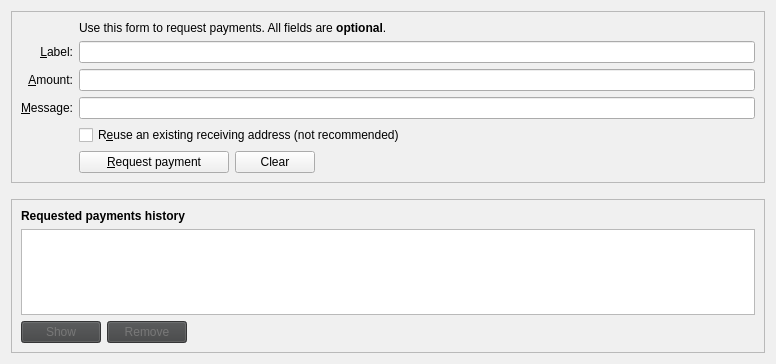
<?xml version="1.0" encoding="UTF-8"?>
<ui version="4.0">
 <class>ReceiveCoinsDialog</class>
 <widget class="QWidget" name="ReceiveCoinsDialog">
  <property name="geometry">
   <rect>
    <x>0</x>
    <y>0</y>
    <width>776</width>
    <height>364</height>
   </rect>
  </property>
  <property name="palette">
   <palette>
    <active>
     <colorrole role="WindowText">
      <brush brushstyle="SolidPattern">
       <color alpha="255">
        <red>192</red>
        <green>192</green>
        <blue>192</blue>
       </color>
      </brush>
     </colorrole>
     <colorrole role="Button">
      <brush brushstyle="SolidPattern">
       <color alpha="255">
        <red>64</red>
        <green>65</green>
        <blue>66</blue>
       </color>
      </brush>
     </colorrole>
     <colorrole role="Text">
      <brush brushstyle="SolidPattern">
       <color alpha="255">
        <red>0</red>
        <green>0</green>
        <blue>0</blue>
       </color>
      </brush>
     </colorrole>
     <colorrole role="ButtonText">
      <brush brushstyle="SolidPattern">
       <color alpha="255">
        <red>192</red>
        <green>192</green>
        <blue>192</blue>
       </color>
      </brush>
     </colorrole>
     <colorrole role="Window">
      <brush brushstyle="SolidPattern">
       <color alpha="255">
        <red>64</red>
        <green>65</green>
        <blue>66</blue>
       </color>
      </brush>
     </colorrole>
    </active>
    <inactive>
     <colorrole role="WindowText">
      <brush brushstyle="SolidPattern">
       <color alpha="255">
        <red>0</red>
        <green>0</green>
        <blue>0</blue>
       </color>
      </brush>
     </colorrole>
     <colorrole role="Button">
      <brush brushstyle="SolidPattern">
       <color alpha="255">
        <red>240</red>
        <green>240</green>
        <blue>240</blue>
       </color>
      </brush>
     </colorrole>
     <colorrole role="Text">
      <brush brushstyle="SolidPattern">
       <color alpha="255">
        <red>0</red>
        <green>0</green>
        <blue>0</blue>
       </color>
      </brush>
     </colorrole>
     <colorrole role="ButtonText">
      <brush brushstyle="SolidPattern">
       <color alpha="255">
        <red>0</red>
        <green>0</green>
        <blue>0</blue>
       </color>
      </brush>
     </colorrole>
     <colorrole role="Window">
      <brush brushstyle="SolidPattern">
       <color alpha="255">
        <red>240</red>
        <green>240</green>
        <blue>240</blue>
       </color>
      </brush>
     </colorrole>
    </inactive>
    <disabled>
     <colorrole role="WindowText">
      <brush brushstyle="SolidPattern">
       <color alpha="255">
        <red>120</red>
        <green>120</green>
        <blue>120</blue>
       </color>
      </brush>
     </colorrole>
     <colorrole role="Button">
      <brush brushstyle="SolidPattern">
       <color alpha="255">
        <red>64</red>
        <green>65</green>
        <blue>66</blue>
       </color>
      </brush>
     </colorrole>
     <colorrole role="Text">
      <brush brushstyle="SolidPattern">
       <color alpha="255">
        <red>120</red>
        <green>120</green>
        <blue>120</blue>
       </color>
      </brush>
     </colorrole>
     <colorrole role="ButtonText">
      <brush brushstyle="SolidPattern">
       <color alpha="255">
        <red>120</red>
        <green>120</green>
        <blue>120</blue>
       </color>
      </brush>
     </colorrole>
     <colorrole role="Window">
      <brush brushstyle="SolidPattern">
       <color alpha="255">
        <red>64</red>
        <green>65</green>
        <blue>66</blue>
       </color>
      </brush>
     </colorrole>
    </disabled>
   </palette>
  </property>
  <layout class="QVBoxLayout" name="verticalLayout" stretch="0,0,1">
   <item>
    <widget class="QFrame" name="frame2">
     <property name="sizePolicy">
      <sizepolicy hsizetype="Preferred" vsizetype="Expanding">
       <horstretch>0</horstretch>
       <verstretch>0</verstretch>
      </sizepolicy>
     </property>
     <property name="frameShape">
      <enum>QFrame::StyledPanel</enum>
     </property>
     <property name="frameShadow">
      <enum>QFrame::Sunken</enum>
     </property>
     <layout class="QVBoxLayout" name="verticalLayout_3">
      <item>
       <layout class="QGridLayout" name="gridLayout">
        <item row="7" column="2">
         <widget class="QCheckBox" name="reuseAddress">
          <property name="toolTip">
           <string>Reuse one of the previously used receiving addresses. Reusing addresses has security and privacy issues. Do not use this unless re-generating a payment request made before.</string>
          </property>
          <property name="text">
           <string>R&amp;euse an existing receiving address (not recommended)</string>
          </property>
         </widget>
        </item>
        <item row="7" column="0">
         <widget class="QLabel" name="label_4">
          <property name="text">
           <string/>
          </property>
         </widget>
        </item>
        <item row="6" column="0">
         <widget class="QLabel" name="label_3">
          <property name="toolTip">
           <string>An optional message to attach to the payment request, which will be displayed when the request is opened. Note: The message will not be sent with the payment over the Vaporum network.</string>
          </property>
          <property name="text">
           <string>&amp;Message:</string>
          </property>
          <property name="alignment">
           <set>Qt::AlignRight|Qt::AlignTrailing|Qt::AlignVCenter</set>
          </property>
          <property name="buddy">
           <cstring>reqMessage</cstring>
          </property>
         </widget>
        </item>
        <item row="4" column="2">
         <widget class="QLineEdit" name="reqLabel">
          <property name="toolTip">
           <string>An optional label to associate with the new receiving address.</string>
          </property>
         </widget>
        </item>
        <item row="6" column="2">
         <widget class="QLineEdit" name="reqMessage">
          <property name="toolTip">
           <string>An optional message to attach to the payment request, which will be displayed when the request is opened. Note: The message will not be sent with the payment over the Vaporum network.</string>
          </property>
         </widget>
        </item>
        <item row="2" column="2">
         <widget class="QLabel" name="label_5">
          <property name="text">
           <string>Use this form to request payments. All fields are &lt;b&gt;optional&lt;/b&gt;.</string>
          </property>
         </widget>
        </item>
        <item row="4" column="0">
         <widget class="QLabel" name="label_2">
          <property name="toolTip">
           <string>An optional label to associate with the new receiving address.</string>
          </property>
          <property name="text">
           <string>&amp;Label:</string>
          </property>
          <property name="alignment">
           <set>Qt::AlignRight|Qt::AlignTrailing|Qt::AlignVCenter</set>
          </property>
          <property name="buddy">
           <cstring>reqLabel</cstring>
          </property>
         </widget>
        </item>
        <item row="5" column="0">
         <widget class="QLabel" name="label">
          <property name="toolTip">
           <string>An optional amount to request. Leave this empty or zero to not request a specific amount.</string>
          </property>
          <property name="text">
           <string>&amp;Amount:</string>
          </property>
          <property name="alignment">
           <set>Qt::AlignRight|Qt::AlignTrailing|Qt::AlignVCenter</set>
          </property>
          <property name="buddy">
           <cstring>reqAmount</cstring>
          </property>
         </widget>
        </item>
        <item row="5" column="2">
         <widget class="VaporumAmountField" name="reqAmount">
          <property name="minimumSize">
           <size>
            <width>80</width>
            <height>0</height>
           </size>
          </property>
          <property name="toolTip">
           <string>An optional amount to request. Leave this empty or zero to not request a specific amount.</string>
          </property>
         </widget>
        </item>
        <item row="8" column="2">
         <layout class="QHBoxLayout" name="horizontalLayout">
          <item>
           <widget class="QPushButton" name="receiveButton">
            <property name="minimumSize">
             <size>
              <width>150</width>
              <height>0</height>
             </size>
            </property>
            <property name="text">
             <string>&amp;Request payment</string>
            </property>
            <property name="icon">
             <iconset resource="../vaporum.qrc">
              <normaloff>:/icons/receiving_addresses</normaloff>:/icons/receiving_addresses</iconset>
            </property>
           </widget>
          </item>
          <item>
           <widget class="QPushButton" name="clearButton">
            <property name="sizePolicy">
             <sizepolicy hsizetype="Minimum" vsizetype="Fixed">
              <horstretch>0</horstretch>
              <verstretch>0</verstretch>
             </sizepolicy>
            </property>
            <property name="toolTip">
             <string>Clear all fields of the form.</string>
            </property>
            <property name="text">
             <string>Clear</string>
            </property>
            <property name="icon">
             <iconset resource="../vaporum.qrc">
              <normaloff>:/icons/remove</normaloff>:/icons/remove</iconset>
            </property>
            <property name="autoDefault">
             <bool>false</bool>
            </property>
           </widget>
          </item>
          <item>
           <spacer name="horizontalSpacer">
            <property name="orientation">
             <enum>Qt::Horizontal</enum>
            </property>
            <property name="sizeHint" stdset="0">
             <size>
              <width>40</width>
              <height>20</height>
             </size>
            </property>
           </spacer>
          </item>
         </layout>
        </item>
        <item row="8" column="0">
         <widget class="QLabel" name="label_7">
          <property name="text">
           <string/>
          </property>
         </widget>
        </item>
       </layout>
      </item>
     </layout>
    </widget>
   </item>
   <item>
    <spacer name="verticalSpacer_2">
     <property name="orientation">
      <enum>Qt::Vertical</enum>
     </property>
     <property name="sizeHint" stdset="0">
      <size>
       <width>20</width>
       <height>10</height>
      </size>
     </property>
    </spacer>
   </item>
   <item>
    <widget class="QFrame" name="frame">
     <property name="sizePolicy">
      <sizepolicy hsizetype="Preferred" vsizetype="Expanding">
       <horstretch>0</horstretch>
       <verstretch>0</verstretch>
      </sizepolicy>
     </property>
     <property name="frameShape">
      <enum>QFrame::StyledPanel</enum>
     </property>
     <property name="frameShadow">
      <enum>QFrame::Raised</enum>
     </property>
     <layout class="QVBoxLayout" name="verticalLayout_2">
      <item>
       <widget class="QLabel" name="label_6">
        <property name="font">
         <font>
          <bold>true</bold>
         </font>
        </property>
        <property name="text">
         <string>Requested payments history</string>
        </property>
       </widget>
      </item>
      <item>
       <widget class="QTableView" name="recentRequestsView">
        <property name="contextMenuPolicy">
         <enum>Qt::CustomContextMenu</enum>
        </property>
        <property name="tabKeyNavigation">
         <bool>false</bool>
        </property>
        <property name="sortingEnabled">
         <bool>true</bool>
        </property>
       </widget>
      </item>
      <item>
       <layout class="QHBoxLayout" name="horizontalLayout_2">
        <item>
         <widget class="QPushButton" name="showRequestButton">
          <property name="enabled">
           <bool>false</bool>
          </property>
          <property name="toolTip">
           <string>Show the selected request (does the same as double clicking an entry)</string>
          </property>
          <property name="text">
           <string>Show</string>
          </property>
          <property name="icon">
           <iconset resource="../vaporum.qrc">
            <normaloff>:/icons/edit</normaloff>:/icons/edit</iconset>
          </property>
          <property name="autoDefault">
           <bool>false</bool>
          </property>
         </widget>
        </item>
        <item>
         <widget class="QPushButton" name="removeRequestButton">
          <property name="enabled">
           <bool>false</bool>
          </property>
          <property name="toolTip">
           <string>Remove the selected entries from the list</string>
          </property>
          <property name="text">
           <string>Remove</string>
          </property>
          <property name="icon">
           <iconset resource="../vaporum.qrc">
            <normaloff>:/icons/remove</normaloff>:/icons/remove</iconset>
          </property>
          <property name="autoDefault">
           <bool>false</bool>
          </property>
         </widget>
        </item>
        <item>
         <spacer name="horizontalSpacer_2">
          <property name="orientation">
           <enum>Qt::Horizontal</enum>
          </property>
          <property name="sizeHint" stdset="0">
           <size>
            <width>40</width>
            <height>20</height>
           </size>
          </property>
         </spacer>
        </item>
       </layout>
      </item>
     </layout>
    </widget>
   </item>
  </layout>
 </widget>
 <customwidgets>
  <customwidget>
   <class>VaporumAmountField</class>
   <extends>QLineEdit</extends>
   <header>vaporumamountfield.h</header>
   <container>1</container>
  </customwidget>
 </customwidgets>
 <tabstops>
  <tabstop>reqLabel</tabstop>
  <tabstop>reqAmount</tabstop>
  <tabstop>reqMessage</tabstop>
  <tabstop>reuseAddress</tabstop>
  <tabstop>receiveButton</tabstop>
  <tabstop>clearButton</tabstop>
  <tabstop>recentRequestsView</tabstop>
  <tabstop>showRequestButton</tabstop>
  <tabstop>removeRequestButton</tabstop>
 </tabstops>
 <resources>
  <include location="../vaporum.qrc"/>
 </resources>
 <connections/>
</ui>
